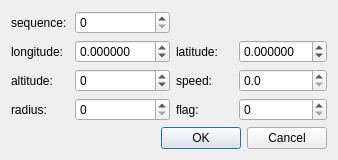
<?xml version="1.0" encoding="UTF-8"?>
<ui version="4.0">
 <class>SimpleItemLoader</class>
 <widget class="QDialog" name="SimpleItemLoader">
  <property name="geometry">
   <rect>
    <x>0</x>
    <y>0</y>
    <width>338</width>
    <height>145</height>
   </rect>
  </property>
  <property name="windowTitle">
   <string>Dialog</string>
  </property>
  <layout class="QGridLayout" name="gridLayout">
   <item row="1" column="1">
    <widget class="QDoubleSpinBox" name="longitudeDoubleSpinBox">
     <property name="decimals">
      <number>6</number>
     </property>
     <property name="minimum">
      <double>-180.000000000000000</double>
     </property>
     <property name="maximum">
      <double>180.000000000000000</double>
     </property>
    </widget>
   </item>
   <item row="1" column="3">
    <widget class="QDoubleSpinBox" name="latitudeDoubleSpinBox">
     <property name="decimals">
      <number>6</number>
     </property>
     <property name="minimum">
      <double>-90.000000000000000</double>
     </property>
     <property name="maximum">
      <double>90.000000000000000</double>
     </property>
    </widget>
   </item>
   <item row="3" column="3">
    <widget class="QDoubleSpinBox" name="speedDoubleSpinBox">
     <property name="decimals">
      <number>1</number>
     </property>
     <property name="maximum">
      <double>1000.000000000000000</double>
     </property>
    </widget>
   </item>
   <item row="3" column="2">
    <widget class="QLabel" name="label_4">
     <property name="text">
      <string>speed:</string>
     </property>
    </widget>
   </item>
   <item row="7" column="0" colspan="4">
    <layout class="QHBoxLayout" name="horizontalLayout">
     <item>
      <widget class="QDialogButtonBox" name="buttonBox">
       <property name="orientation">
        <enum>Qt::Horizontal</enum>
       </property>
       <property name="standardButtons">
        <set>QDialogButtonBox::Cancel|QDialogButtonBox::Ok</set>
       </property>
      </widget>
     </item>
    </layout>
   </item>
   <item row="3" column="0">
    <widget class="QLabel" name="label_3">
     <property name="text">
      <string>altitude:</string>
     </property>
    </widget>
   </item>
   <item row="3" column="1">
    <widget class="QSpinBox" name="altitudeSpinBox">
     <property name="minimum">
      <number>-1000</number>
     </property>
     <property name="maximum">
      <number>6000</number>
     </property>
    </widget>
   </item>
   <item row="4" column="1">
    <widget class="QSpinBox" name="radiusSpinBox">
     <property name="maximum">
      <number>65535</number>
     </property>
    </widget>
   </item>
   <item row="1" column="0">
    <widget class="QLabel" name="label">
     <property name="text">
      <string>longitude:</string>
     </property>
    </widget>
   </item>
   <item row="1" column="2">
    <widget class="QLabel" name="label_2">
     <property name="text">
      <string>latitude:</string>
     </property>
    </widget>
   </item>
   <item row="4" column="2">
    <widget class="QLabel" name="label_6">
     <property name="text">
      <string>flag:</string>
     </property>
    </widget>
   </item>
   <item row="4" column="0">
    <widget class="QLabel" name="label_5">
     <property name="text">
      <string>radius:</string>
     </property>
    </widget>
   </item>
   <item row="4" column="3">
    <widget class="QSpinBox" name="flagSpinBox">
     <property name="maximum">
      <number>255</number>
     </property>
    </widget>
   </item>
   <item row="0" column="0">
    <widget class="QLabel" name="label_7">
     <property name="text">
      <string>sequence:</string>
     </property>
    </widget>
   </item>
   <item row="0" column="1">
    <widget class="QSpinBox" name="sequenceSpinBox">
     <property name="maximum">
      <number>65535</number>
     </property>
    </widget>
   </item>
  </layout>
 </widget>
 <resources/>
 <connections>
  <connection>
   <sender>buttonBox</sender>
   <signal>accepted()</signal>
   <receiver>SimpleItemLoader</receiver>
   <slot>accept()</slot>
   <hints>
    <hint type="sourcelabel">
     <x>248</x>
     <y>254</y>
    </hint>
    <hint type="destinationlabel">
     <x>157</x>
     <y>274</y>
    </hint>
   </hints>
  </connection>
  <connection>
   <sender>buttonBox</sender>
   <signal>rejected()</signal>
   <receiver>SimpleItemLoader</receiver>
   <slot>reject()</slot>
   <hints>
    <hint type="sourcelabel">
     <x>316</x>
     <y>260</y>
    </hint>
    <hint type="destinationlabel">
     <x>286</x>
     <y>274</y>
    </hint>
   </hints>
  </connection>
 </connections>
</ui>
